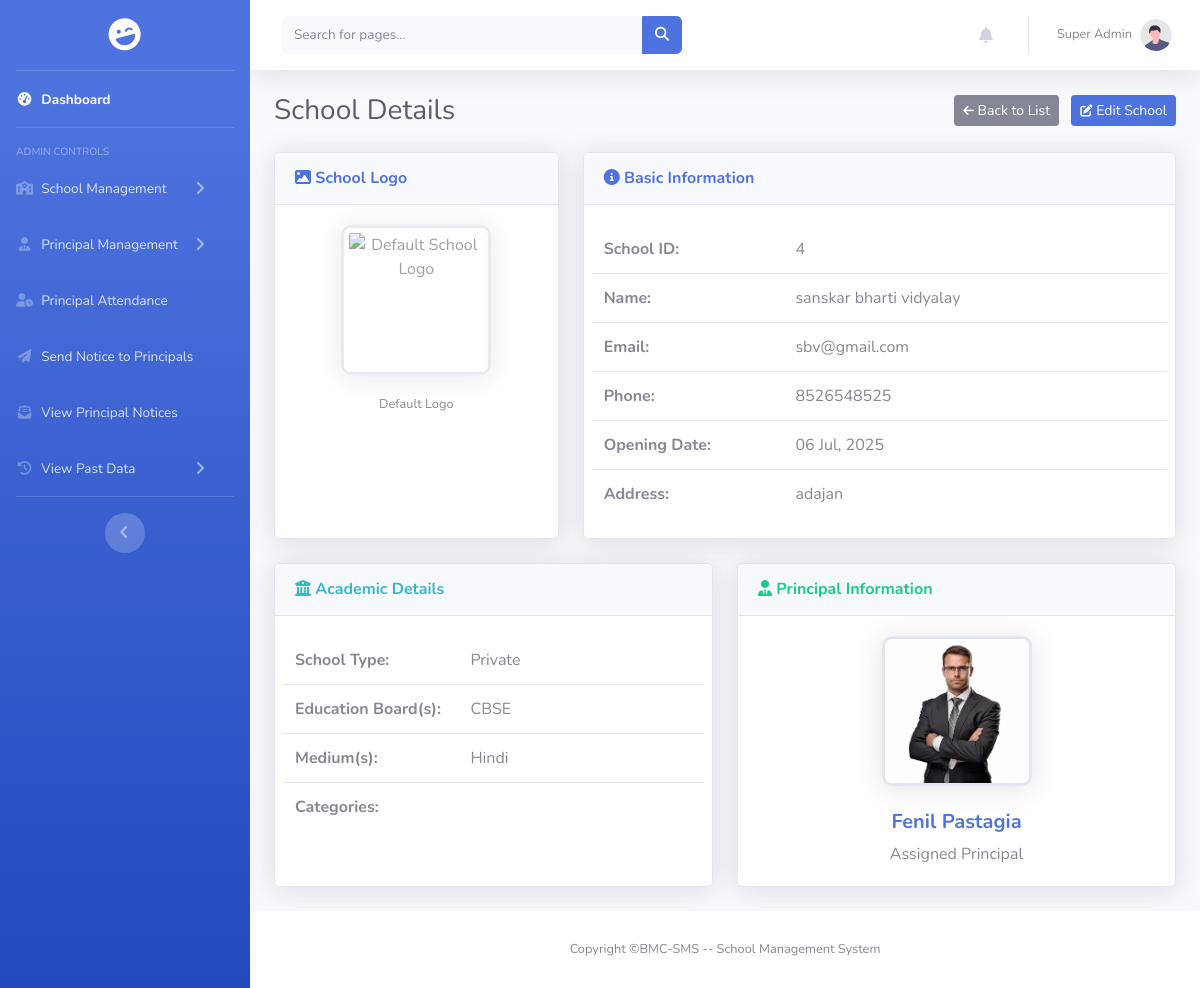
Screenshot of /pages/school/view.php?id=4 (signed in) with the database file from the repository.
### tables this page shows
CREATE TABLE `principal` (
  `id` int(11) NOT NULL,
  `principal_image` varchar(255) DEFAULT NULL,
  `school_id` int(11) DEFAULT NULL,
  `principal_name` varchar(50) DEFAULT NULL,
  `email` varchar(50) NOT NULL,
  `password` varchar(255) NOT NULL,
  `phone` varchar(10) DEFAULT NULL,
  `dob` date DEFAULT NULL,
  `gender` enum('Male','Female','Others') NOT NULL,
  `blood_group` enum('A+','A-','B+','B-','AB+','AB-','O+','O-') NOT NULL,
  `address` text DEFAULT NULL,
  `qualification` varchar(50) DEFAULT NULL,
  `salary` decimal(10,2) DEFAULT NULL,
  `batch` enum('Morning','Evening') DEFAULT NULL
);

CREATE TABLE `school` (
  `id` int(11) NOT NULL,
  `school_logo` varchar(255) DEFAULT NULL,
  `school_name` varchar(100) DEFAULT NULL,
  `email` varchar(50) DEFAULT NULL,
  `phone` varchar(10) DEFAULT NULL,
  `school_opening` date DEFAULT NULL,
  `school_type` enum('Government','Private') DEFAULT NULL,
  `education_board` set('CBSE','State','IGCSE') DEFAULT NULL,
  `school_medium` set('English','Hindi','Regional Language') DEFAULT NULL,
  `school_category` set('Pre-Primary','Primary','Upper Primary','Secondary','Higher Secondary') DEFAULT NULL,
  `address` text DEFAULT NULL,
  `latitude` decimal(10,8) DEFAULT NULL,
  `longitude` decimal(11,8) DEFAULT NULL,
  `passing_percentage` decimal(5,2) NOT NULL DEFAULT 33.00
);

### pages/school/view.php (the view, shortened to what this page needs)
<?php
include_once "../../includes/connect.php";
$school_id = isset($_GET['id']) ? intval($_GET['id']) : 0;
$query = "SELECT s.*, p.id as principal_user_id, p.principal_name, p.principal_image
          FROM school s
          LEFT JOIN principal p ON s.id = p.school_id
          WHERE s.id = ?";
$stmt = mysqli_prepare($conn, $query);
mysqli_stmt_bind_param($stmt, "i", $school_id);
mysqli_stmt_execute($stmt);
$result = mysqli_stmt_get_result($stmt);
$school = mysqli_fetch_assoc($result);
function getWebAccessibleImagePath($db_image_path, $base_web_path, $default_sub_folder = '')
{
    if (empty($db_image_path)) {
        return null;
    }
    $full_web_path = $base_web_path . ltrim($db_image_path, '/');
    $filesystem_path = $_SERVER['DOCUMENT_ROOT'] . $full_web_path;
    if (file_exists($filesystem_path) && is_file($filesystem_path)) {
        return $full_web_path;
    }
    return null;
}
function getDefaultImagePath($type = 'school', $base_web_path)
{
    if ($type === 'school') {
        return $base_web_path . "assets/img/default-school.png";
    } else {
        return $base_web_path . "assets/img/default-user.jpg";
    }
}
$school_logo_web_path = getWebAccessibleImagePath($school['school_logo'], BASE_WEB_PATH, 'school');
$default_school_logo = getDefaultImagePath('school', BASE_WEB_PATH);
$principal_photo_web_path = getWebAccessibleImagePath($school['principal_image'], BASE_WEB_PATH, 'principal');
$default_principal_photo = getDefaultImagePath('principal', BASE_WEB_PATH);
?>
<!DOCTYPE html>
<html lang="en">
<head>
    <link rel="stylesheet" href="https://cdnjs.cloudflare.com/ajax/libs/font-awesome/6.5.2/css/all.min.css" />
    <link href="../../assets/css/sb-admin-2.min.css" rel="stylesheet">
    <link rel="stylesheet" href="../../assets/css/school_view.css">
    <link rel="stylesheet" href="../../assets/css/sidebar.css">
    <link rel="stylesheet" href="../../assets/css/scrollbar_hidden.css">
</head>
<body id="page-top">
    <div id="wrapper">
        <?php include '../../includes/sidebar.php'; ?>
        <div id="content-wrapper" class="d-flex flex-column">
            <div id="content">
                <?php include_once '../../includes/header.php'; ?>
                <div class="container-fluid">
                    <div class="d-sm-flex align-items-center justify-content-between mb-4">
                        <h1 class="h3 mb-0 text-gray-800">School Details</h1>
                        <div>
                            <a href="school_list.php" class="btn btn-secondary btn-sm mr-2"><i class="fas fa-arrow-left fa-sm"></i> Back to List</a>
                            <a href="edit.php?id=<?php echo $school['id']; ?>" class="btn btn-primary btn-sm"><i class="fas fa-edit fa-sm"></i> Edit School</a>
                        </div>
                    </div>
                    <div class="row">
                        <div class="col-lg-4 mb-4">
                            <div class="card shadow h-100">
                                <div class="card-header py-3">
                                    <h6 class="m-0 font-weight-bold text-primary"><i class="fas fa-image"></i> School Logo</h6>
                                </div>
                                <div class="card-body text-center">
                                    <div class="photo-container">
                                        <?php if ($school_logo_web_path): ?>
                                            <img src="<?php echo htmlspecialchars($school_logo_web_path); ?>" alt="School Logo" class="view-image view-logo" onerror="this.onerror=null; this.src='<?php echo htmlspecialchars($default_school_logo); ?>';">
                                        <?php else: ?>
                                            <img src="<?php echo htmlspecialchars($default_school_logo); ?>" alt="Default School Logo" class="view-image view-logo" style="opacity: 0.8;">
                                        <?php endif; ?>
                                    </div>
                                    <div class="text-center">
                                        <small class="text-muted"><?php echo $school_logo_web_path ? 'School Logo' : 'Default Logo'; ?></small>
                                    </div>
                                </div>
                            </div>
                        </div>
                        <div class="col-lg-8 mb-4">
                            <div class="card shadow h-100">
                                <div class="card-header py-3">
                                    <h6 class="m-0 font-weight-bold text-primary"><i class="fas fa-info-circle"></i> Basic Information</h6>
                                </div>
                                <div class="card-body">
                                    <div class="row info-row">
                                        <div class="col-sm-4 font-weight-bold">School ID:</div>
                                        <div class="col-sm-8"><?php echo htmlspecialchars($school['id']); ?></div>
                                    </div>
                                    <div class="row info-row">
                                        <div class="col-sm-4 font-weight-bold">Name:</div>
                                        <div class="col-sm-8"><?php echo htmlspecialchars($school['school_name']); ?></div>
                                    </div>
                                    <div class="row info-row">
                                        <div class="col-sm-4 font-weight-bold">Email:</div>
                                        <div class="col-sm-8"><?php echo htmlspecialchars($school['email']); ?></div>
                                    </div>
                                    <div class="row info-row">
                                        <div class="col-sm-4 font-weight-bold">Phone:</div>
                                        <div class="col-sm-8"><?php echo htmlspecialchars($school['phone']); ?></div>
                                    </div>
                                    <div class="row info-row">
                                        <div class="col-sm-4 font-weight-bold">Opening Date:</div>
                                        <div class="col-sm-8"><?php echo date("d M, Y", strtotime($school['school_opening'])); ?></div>
                                    </div>
                                    <div class="row info-row">
                                        <div class="col-sm-4 font-weight-bold">Address:</div>
                                        <div class="col-sm-8"><?php echo nl2br(htmlspecialchars($school['address'])); ?></div>
                                    </div>
                                </div>
                            </div>
                        </div>
                        <div class="col-lg-6 mb-4">
                            <div class="card shadow h-100">
                                <div class="card-header py-3">
                                    <h6 class="m-0 font-weight-bold text-info"><i class="fas fa-university"></i> Academic Details</h6>
                                </div>
                                <div class="card-body">
                                    <div class="row info-row">
                                        <div class="col-sm-5 font-weight-bold">School Type:</div>
                                        <div class="col-sm-7"><?php echo htmlspecialchars($school['school_type']); ?></div>
                                    </div>
                                    <div class="row info-row">
                                        <div class="col-sm-5 font-weight-bold">Education Board(s):</div>
                                        <div class="col-sm-7"><?php echo htmlspecialchars(str_replace(',', ', ', $school['education_board'])); ?></div>
                                    </div>
                                    <div class="row info-row">
                                        <div class="col-sm-5 font-weight-bold">Medium(s):</div>
                                        <div class="col-sm-7"><?php echo htmlspecialchars(str_replace(',', ', ', $school['school_medium'])); ?></div>
                                    </div>
                                    <div class="row info-row">
                                        <div class="col-sm-5 font-weight-bold">Categories:</div>
                                        <div class="col-sm-7"><?php echo htmlspecialchars(str_replace(',', ', ', $school['school_category'])); ?></div>
                                    </div>
                                </div>
                            </div>
                        </div>
                        <div class="col-lg-6 mb-4">
                            <div class="card shadow h-100">
                                <div class="card-header py-3">
                                    <h6 class="m-0 font-weight-bold text-success"><i class="fas fa-user-tie"></i> Principal Information</h6>
                                </div>
                                <div class="card-body text-center d-flex flex-column justify-content-center">
                                    <?php if (!empty($school['principal_user_id'])):
                                    ?>
                                        <div class="photo-container">
                                            <?php if ($principal_photo_web_path): ?>
                                                <img src="<?php echo htmlspecialchars($principal_photo_web_path); ?>" alt="<?php echo htmlspecialchars($school['principal_name']); ?>" class="view-image view-photo" onerror="this.onerror=null; this.src='<?php echo htmlspecialchars($default_principal_photo); ?>';">
                                            <?php else: ?>
                                                <img src="<?php echo htmlspecialchars($default_principal_photo); ?>" alt="Default Principal Photo" class="view-image view-photo" style="opacity: 0.8;">
                                            <?php endif; ?>
                                        </div>
                                        <h5 class="font-weight-bold text-gray-800 mt-2">
                                            <a href="../principal/view.php?id=<?php echo $school['principal_user_id']; ?>">
                                                <?php echo htmlspecialchars($school['principal_name']); ?>
                                            </a>
                                        </h5>
                                        <p class="text-muted mb-0">Assigned Principal</p>
                                    <?php endif; ?>
                                </div>
                            </div>
                        </div>
                    </div>
                </div>
            </div>
            <?php
            include '../../includes/footer.php';
            ?>
        </div>
    </div>
</body>
</html>

### assets/css/school_view.css (style rules this page uses)
.view-image { width: 150px; height: 150px; border-radius: 10px; border: 3px solid #e3e6f0; box-shadow: 0 0.15rem 1.75rem 0 rgba(58, 59, 69, 0.15); }
.view-photo { object-fit: cover; }
.view-logo { object-fit: contain; padding: 5px; }
.photo-container { display: flex; justify-content: center; margin-bottom: 1rem; }
.info-row { border-bottom: 1px solid #e3e6f0; padding-top: 0.75rem; padding-bottom: 0.75rem; }
.info-row:last-child { border-bottom: none; }

### assets/css/sidebar.css (style rules this page uses)
html, body { height: 100%; overflow: hidden !important; }
#wrapper { height: 100vh; }
#content-wrapper { overflow-y: auto; }

### assets/css/scrollbar_hidden.css (style rules this page uses)
body { -ms-overflow-style: none; scrollbar-width: none; }

### rows the page displays
principal: school "4", school.school_name "sanskar bharti vidyalay", school.email "sbv@gmail.com", school.phone "8526548525", school.school_opening "06 Jul, 2025", school.address "adajan", school.school_type "Private", school.education_board "CBSE", school.school_medium "Hindi", principal_image (picture), principal_name "Fenil Pastagia"

### other values shown
$userName "Super Admin"
